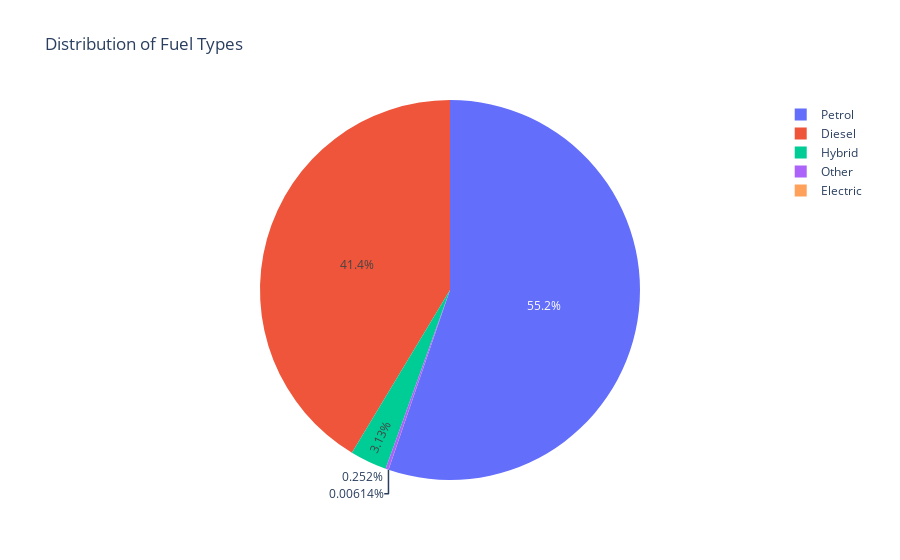

The notebook cell this image was saved under:
### Code cell
import plotly.express as px
fuel_type_counts = data["fuelType"].value_counts().reset_index()
fig = px.pie(fuel_type_counts, values='count', names='fuelType', title='Distribution of Fuel Types')
fig.show()

### Figure 1 — Plotly figure (JSON) as saved in the notebook; plotly's stock layout.template omitted (floating-point values rounded to 4 significant figures)
{"data": [{"domain": {"x": [0, 1], "y": [0, 1]}, "hovertemplate": "fuelType=%{label}<br>count=%{value}<extra></extra>", "labels": ["Petrol", "Diesel", "Hybrid", "Other", "Electric"], "legendgroup": "", "name": "", "showlegend": true, "type": "pie", "values": [53982, 40419, 3059, 246, 6]}], "layout": {"legend": {"tracegroupgap": 0}, "title": {"text": "Distribution of Fuel Types"}}}
